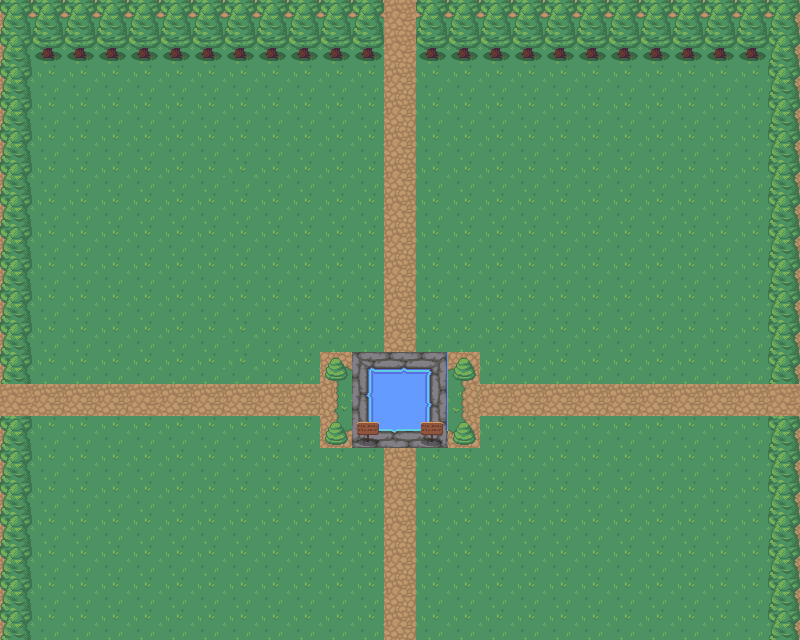

This game map was drawn from its Tiled (.tmx) file and the tilesets committed beside it. A one-line description and the full map source follow:
An orthogonal 25x20 tile map with 32x32 px tiles, 4 tile layers (GroundLayer, Buildings, TreeBorder, TreeBorder2), 2 tilesets.

<map version="1.4" tiledversion="2020.11.25" orientation="orthogonal" renderorder="right-down" width="25" height="20" tilewidth="32" tileheight="32" infinite="0" nextlayerid="7" nextobjectid="1">
 <tileset firstgid="1" source="LittleRootTown.tsx" />
 <tileset firstgid="181" source="Buildings.tsx" />
 <layer id="3" name="GroundLayer" width="25" height="20">
  <data encoding="csv">
61,62,62,62,62,62,62,62,62,62,62,62,62,62,62,62,62,62,62,62,62,62,62,62,63,
81,82,82,82,82,82,82,82,82,82,82,82,82,82,82,82,82,82,82,82,82,82,82,82,83,
81,82,82,82,82,82,82,82,82,82,82,82,82,82,82,82,82,82,82,82,82,82,82,82,83,
81,82,82,82,82,82,82,82,82,82,82,82,82,82,82,82,82,82,82,82,82,82,82,82,83,
81,82,82,82,82,82,82,82,82,82,82,82,82,82,82,82,82,82,82,82,82,82,82,82,83,
81,82,82,97,97,97,97,97,82,82,82,82,82,82,82,82,82,82,82,82,82,82,82,82,83,
81,82,82,82,82,82,97,82,82,82,82,82,82,82,82,82,82,82,82,82,82,82,82,82,83,
81,82,82,82,82,82,97,82,82,82,82,82,82,82,82,82,82,82,82,82,82,82,82,82,83,
81,82,82,82,82,82,97,82,82,82,82,82,82,82,82,82,82,82,82,82,82,82,82,82,83,
81,82,82,82,82,82,97,97,82,82,82,82,82,82,82,82,82,82,82,82,82,82,82,82,83,
81,82,82,82,82,82,82,97,82,82,82,82,82,82,82,82,82,82,82,82,82,82,82,82,83,
81,82,82,82,82,82,82,97,82,82,82,82,82,82,82,82,82,82,82,82,82,82,82,82,83,
81,82,82,82,82,82,82,82,82,82,82,82,82,82,82,82,82,82,82,82,82,82,82,82,83,
81,82,813,814,815,816,82,82,82,82,82,82,82,82,82,82,82,82,82,82,82,82,82,82,83,
81,82,82,861,862,863,82,82,82,82,82,82,82,82,82,82,82,82,82,82,82,82,82,82,83,
81,82,82,861,862,863,82,82,82,82,82,82,82,82,82,82,82,82,82,82,82,82,82,82,83,
81,82,82,861,862,863,82,82,82,82,82,82,82,82,82,82,82,82,82,82,82,82,82,82,83,
81,82,82,861,862,863,82,82,82,82,82,82,82,82,82,82,82,82,82,82,82,82,82,82,83,
81,82,82,861,862,863,82,82,82,82,82,82,82,82,82,82,82,82,82,82,82,82,82,82,83,
81,82,82,908,909,910,82,82,82,82,82,82,82,82,82,82,82,82,82,82,82,82,82,82,83
</data>
 </layer>
 <layer id="6" name="Buildings" width="25" height="20">
  <data encoding="csv">
0,0,0,0,0,0,0,0,0,0,0,0,0,0,0,0,0,0,0,0,0,0,0,0,0,
0,0,0,0,0,0,0,0,0,0,0,0,0,0,0,0,0,0,0,0,0,0,0,0,0,
0,0,0,0,0,0,0,0,0,0,0,0,0,0,0,0,0,0,0,0,0,0,0,0,0,
0,0,0,0,0,0,0,0,0,0,0,0,0,0,0,0,0,0,0,0,0,0,0,0,0,
0,0,0,0,0,0,0,0,0,0,0,0,0,0,0,0,0,0,0,0,0,0,0,0,0,
0,0,0,142,142,142,142,0,0,0,0,0,0,0,0,0,0,0,0,0,0,0,0,0,0,
0,0,0,142,142,142,142,142,142,0,0,0,0,0,0,0,0,0,0,0,0,0,0,0,0,
0,0,0,142,142,142,142,142,142,142,0,0,0,0,0,0,0,0,0,0,0,0,0,0,0,
0,0,0,142,142,142,142,0,0,142,0,0,0,0,0,0,0,0,0,0,0,0,0,0,0,
0,0,0,142,142,142,142,142,142,142,0,0,0,0,0,0,0,0,0,0,0,0,0,0,0,
0,0,0,142,142,142,142,0,0,0,0,0,0,0,0,0,0,0,0,0,0,0,0,0,0,
0,0,0,142,142,142,142,0,0,0,0,0,0,0,0,0,0,0,0,0,0,0,0,0,0,
0,0,0,0,0,0,0,0,0,0,0,0,0,0,0,0,0,0,0,0,0,0,0,0,0,
0,0,142,142,142,142,142,0,0,0,0,0,0,0,0,0,0,0,0,0,0,0,0,0,0,
0,0,142,142,142,142,142,142,0,0,0,0,0,0,0,0,0,0,0,0,0,0,0,0,0,
0,0,0,142,142,142,142,142,0,0,0,0,0,0,0,0,0,0,0,0,0,0,0,0,0,
0,0,142,142,142,142,142,0,0,0,0,0,0,0,0,0,0,0,0,0,0,0,0,0,0,
0,0,142,142,142,142,142,0,0,0,0,0,0,0,0,0,0,0,0,0,0,0,0,0,0,
0,0,142,142,142,142,0,0,0,0,0,0,0,0,0,0,0,0,0,0,0,0,0,0,0,
0,0,0,142,142,142,142,0,0,0,0,0,0,0,0,0,0,0,0,0,0,0,0,0,0
</data>
 </layer>
 <layer id="4" name="TreeBorder" width="25" height="20">
  <data encoding="csv">
21,21,21,21,21,21,21,21,21,21,21,21,92,21,21,21,21,21,21,21,21,21,21,21,21,
2,21,21,21,21,21,21,21,21,21,21,21,92,21,21,21,21,21,21,21,21,21,21,21,2,
2,0,0,0,0,0,0,0,0,0,0,0,43,0,0,0,0,0,0,0,0,0,0,0,2,
2,0,0,0,0,0,0,0,0,0,0,0,43,0,0,0,0,0,0,0,0,0,0,0,2,
2,0,0,0,0,0,0,0,0,0,0,0,43,0,0,0,0,0,0,0,0,0,0,0,2,
2,0,0,0,0,0,0,0,0,0,0,0,43,0,0,0,0,0,0,0,0,0,0,0,2,
2,0,0,0,0,0,0,0,0,0,0,0,43,0,0,0,0,0,0,0,0,0,0,0,2,
2,0,0,0,0,0,0,0,0,0,0,0,43,0,0,0,0,0,0,0,0,0,0,0,2,
2,0,0,0,0,0,0,0,0,0,0,0,43,0,0,0,0,0,0,0,0,0,0,0,2,
2,0,0,0,0,0,0,0,0,0,0,0,43,0,0,0,0,0,0,0,0,0,0,0,2,
2,0,0,0,0,0,0,0,0,0,0,0,43,0,0,0,0,0,0,0,0,0,0,0,2,
2,0,0,0,0,0,0,0,0,0,61,16,17,18,63,0,0,0,0,0,0,0,0,0,2,
92,43,43,43,92,43,43,43,43,43,81,36,37,38,83,43,43,43,43,43,43,43,43,43,92,
2,0,0,0,0,0,0,0,0,0,101,56,57,58,103,0,0,0,0,0,0,0,0,0,2,
2,0,0,0,0,0,0,0,0,0,0,0,43,0,0,0,0,0,0,0,0,0,0,0,2,
2,0,0,0,0,0,0,0,0,0,0,0,43,0,0,0,0,0,0,0,0,0,0,0,2,
2,0,0,0,0,0,0,0,0,0,0,0,43,0,0,0,0,0,0,0,0,0,0,0,2,
2,0,0,0,0,0,0,0,0,0,0,0,43,0,0,0,0,0,0,0,0,0,0,0,2,
2,0,0,0,0,0,0,0,0,0,0,0,43,0,0,0,0,0,0,0,0,0,0,0,2,
2,0,0,0,0,0,0,0,0,0,0,0,43,0,0,0,0,0,0,0,0,0,0,0,2
</data>
 </layer>
 <layer id="5" name="TreeBorder2" width="25" height="20">
  <data encoding="csv">
1,1,1,1,1,1,1,1,1,1,1,1,92,1,1,1,1,1,1,1,1,1,1,1,1,
0,0,0,0,0,0,0,0,0,0,0,0,0,0,0,0,0,0,0,0,0,0,0,0,0,
0,0,0,0,0,0,0,0,0,0,0,0,0,0,0,0,0,0,0,0,0,0,0,0,0,
0,0,0,0,0,0,0,0,0,0,0,0,0,0,0,0,0,0,0,0,0,0,0,0,0,
0,0,0,0,0,0,0,0,0,0,0,0,0,0,0,0,0,0,0,0,0,0,0,0,0,
0,0,0,0,0,0,0,0,0,0,0,0,0,0,0,0,0,0,0,0,0,0,0,0,0,
0,0,0,0,0,0,0,0,0,0,0,0,0,0,0,0,0,0,0,0,0,0,0,0,0,
0,0,0,0,0,0,0,0,0,0,0,0,0,0,0,0,0,0,0,0,0,0,0,0,0,
0,0,0,0,0,0,0,0,0,0,0,0,0,0,0,0,0,0,0,0,0,0,0,0,0,
0,0,0,0,0,0,0,0,0,0,0,0,0,0,0,0,0,0,0,0,0,0,0,0,0,
0,0,0,0,0,0,0,0,0,0,0,0,0,0,0,0,0,0,0,0,0,0,0,0,0,
0,0,0,0,0,0,0,0,0,0,22,0,0,0,22,0,0,0,0,0,0,0,0,0,0,
0,0,0,0,0,0,0,0,0,0,0,0,0,0,0,0,0,0,0,0,0,0,0,0,0,
0,0,0,0,0,0,0,0,0,0,22,3,0,3,22,0,0,0,0,0,0,0,0,0,0,
0,0,0,0,0,0,0,0,0,0,0,0,0,0,0,0,0,0,0,0,0,0,0,0,0,
0,0,0,0,0,0,0,0,0,0,0,0,0,0,0,0,0,0,0,0,0,0,0,0,0,
0,0,0,0,0,0,0,0,0,0,0,0,0,0,0,0,0,0,0,0,0,0,0,0,0,
0,0,0,0,0,0,0,0,0,0,0,0,0,0,0,0,0,0,0,0,0,0,0,0,0,
0,0,0,0,0,0,0,0,0,0,0,0,0,0,0,0,0,0,0,0,0,0,0,0,0,
0,0,0,0,0,0,0,0,0,0,0,0,0,0,0,0,0,0,0,0,0,0,0,0,0
</data>
 </layer>
</map>